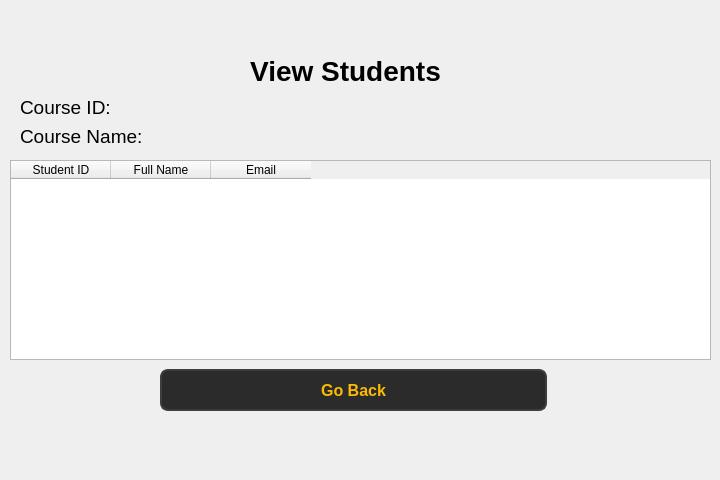
<?xml version="1.0" encoding="UTF-8"?>
<ui version="4.0">
 <class>Form</class>
 <widget class="QWidget" name="Form">
  <property name="geometry">
   <rect>
    <x>0</x>
    <y>0</y>
    <width>720</width>
    <height>480</height>
   </rect>
  </property>
  <property name="windowTitle">
   <string>Form</string>
  </property>
  <widget class="QLabel" name="label">
   <property name="geometry">
    <rect>
     <x>250</x>
     <y>50</y>
     <width>191</width>
     <height>41</height>
    </rect>
   </property>
   <property name="font">
    <font>
     <pointsize>21</pointsize>
     <bold>true</bold>
    </font>
   </property>
   <property name="text">
    <string>View Students</string>
   </property>
   <property name="alignment">
    <set>Qt::AlignmentFlag::AlignCenter</set>
   </property>
  </widget>
  <widget class="QTableWidget" name="tableWidget">
   <property name="geometry">
    <rect>
     <x>10</x>
     <y>160</y>
     <width>701</width>
     <height>200</height>
    </rect>
   </property>
   <property name="minimumSize">
    <size>
     <width>500</width>
     <height>200</height>
    </size>
   </property>
   <property name="maximumSize">
    <size>
     <width>701</width>
     <height>16777215</height>
    </size>
   </property>
   <property name="autoFillBackground">
    <bool>false</bool>
   </property>
   <property name="sizeAdjustPolicy">
    <enum>QAbstractScrollArea::SizeAdjustPolicy::AdjustToContents</enum>
   </property>
   <column>
    <property name="text">
     <string>Student ID</string>
    </property>
   </column>
   <column>
    <property name="text">
     <string>Full Name</string>
    </property>
   </column>
   <column>
    <property name="text">
     <string>Email</string>
    </property>
   </column>
  </widget>
  <widget class="QPushButton" name="pushButton_5">
   <property name="geometry">
    <rect>
     <x>160</x>
     <y>369</y>
     <width>387</width>
     <height>42</height>
    </rect>
   </property>
   <property name="styleSheet">
    <string notr="true">QPushButton {
        background-color: #2b2b2b;  
        color: #fcba03;              
        border: 2px solid #3d3d3d;      
        border-radius: 8px;          
        padding: 8px 16px;            
        font-size: 16px;            
        font-weight: bold;
    
    }

    QPushButton:hover {
        background-color: #fcba03;
		 color: #000000;
        border: 2px solid #5a5a5a;    
    }

    QPushButton:pressed {
        background-color: #1a1a1a;      
        border: 2px solid #2b2b2b;      
    }</string>
   </property>
   <property name="text">
    <string>Go Back</string>
   </property>
  </widget>
  <widget class="QWidget" name="">
   <property name="geometry">
    <rect>
     <x>20</x>
     <y>96</y>
     <width>581</width>
     <height>51</height>
    </rect>
   </property>
   <layout class="QVBoxLayout" name="verticalLayout">
    <item>
     <widget class="QLabel" name="label_2">
      <property name="font">
       <font>
        <pointsize>14</pointsize>
       </font>
      </property>
      <property name="text">
       <string>Course ID:</string>
      </property>
      <property name="wordWrap">
       <bool>false</bool>
      </property>
     </widget>
    </item>
    <item>
     <widget class="QLabel" name="label_4">
      <property name="font">
       <font>
        <pointsize>14</pointsize>
       </font>
      </property>
      <property name="text">
       <string>Course Name:</string>
      </property>
     </widget>
    </item>
   </layout>
  </widget>
 </widget>
 <resources/>
 <connections/>
</ui>
